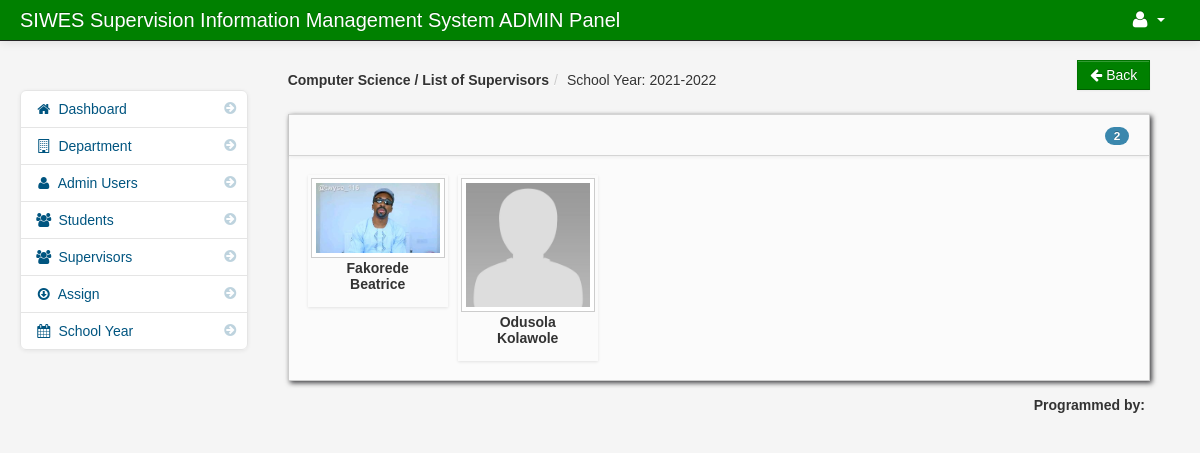
The app's page /admin/index.php?q=Departmental_Supervisor&id=10 (signed in) with its own data.
### tables this page shows
CREATE TABLE `department` (
  `department_id` int(11) NOT NULL,
  `department_name` varchar(100) NOT NULL,
  `hod` varchar(100) NOT NULL
);

CREATE TABLE `school_year` (
  `school_year_id` int(11) NOT NULL,
  `school_year` varchar(100) NOT NULL,
  `active_status` int(11) NOT NULL
);

CREATE TABLE `supervisor` (
  `supervisor_id` int(11) NOT NULL,
  `title` varchar(25) NOT NULL,
  `username` varchar(100) NOT NULL,
  `password` varchar(200) NOT NULL,
  `firstname` varchar(100) NOT NULL,
  `lastname` varchar(100) NOT NULL,
  `department_id` int(11) NOT NULL,
  `location` varchar(200) NOT NULL,
  `about` varchar(500) NOT NULL,
  `supervisor_status` varchar(20) NOT NULL,
  `supervisor_stat` varchar(100) NOT NULL
);

### admin/index.php (called while the page is built, shortened)
<?php
require_once("template.php");
?>

### admin/departmental_supervisor.php (the view, shortened to what this page needs)
<?php include('session.php'); ?>
<?php $get_id = $_GET['id']; ?>
    <body>
		<?php include('navbar.php'); ?>
        <div class="container-fluid">
            <div class="row-fluid">
				<?php include('sidebar.php'); ?>
				<div class="span9" id="content">
                     <div class="row-fluid">
                     	<div class="pull-right">
							<a href="index.php?q=Assign" class="btn btn-info"><i class="icon-arrow-left"></i> Back</a>
						</div>
					     <?php
					     $query = mysqli_query($con,"select * from department
					where department_id = '$get_id'
					")or die(mysqli_error($con));
					$row = mysqli_fetch_array($query);
					?>
					     <ul class="breadcrumb">
					     	<?php
						$school_year_query = mysqli_query($con,"select * from school_year order by school_year DESC")or die(mysqli_error($con));
						$school_year_query_row = mysqli_fetch_array($school_year_query);
						?>
							<li><b><a href="#"><?php echo $row['department_name']; ?></a> <span class="divider">/</span></b></li>
							<li><a href="#"><b>List of Supervisors</b></a><span class="divider">/</span></li>
							<li><a href="#">School Year: <?php echo $school_year_query_row['school_year']; ?> </a> </li>
						</ul>
                        <div class="block">
                            <div class="navbar navbar-inner block-header">
                                <div id="" class="muted pull-right">
                                	<?php $query = mysqli_query($con,"SELECT *
														FROM supervisor where department_id = '$get_id'
														")or die(mysqli_error($con));
														$count = mysqli_num_rows($query);
									?>
												<span class="badge badge-info"><?php echo $count; ?></span>
								</div>
                            </div>
                            <div class="block-content collapse in">
                                <div class="span12">
  										<ul	 id="da-thumbs" class="da-thumbs">
													<?php
														$my_supervisor = mysqli_query($con,"SELECT *
														FROM supervisor where department_id = '$get_id' order by lastname ")or die(mysqli_error($con));
														while($row = mysqli_fetch_array($my_supervisor)){
														$id = $row['supervisor_id'];
														$dept_id = $row['department_id'];
														?>
											<li>
												<a href="index.php?q=Assigned_Student&<?php echo 'id='.$id; ?>&<?php echo 'ref='.$dept_id; ?>">
														<img src ="../admin/<?php echo $row['location'] ?>" width="124" height="140" class="img-polaroid">
												</a>
												<p class="class"><?php echo $row['lastname'];?></p>
												<p class="subject"><?php echo $row['firstname']; ?></p>
											</li>
									<?php } ?>
									</ul>
                                </div>
                            </div>
                        </div>
                </div>
            </div>
		<?php include('footer.php'); ?>
        </div>
		<?php include('script.php'); ?>
    </body>

### admin/template.php (shortened to what this page needs)
<!DOCTYPE html>
<html class="no-js">
    <head>
			<link href="bootstrap/css/bootstrap.min.css" rel="stylesheet" media="screen">
			<link href="bootstrap/css/bootstrap-responsive.min.css" rel="stylesheet" media="screen">
			<link href="bootstrap/css/font-awesome.css" rel="stylesheet" media="screen">
			<link href="bootstrap/css/my_style.css" rel="stylesheet" media="screen">
			<link href="vendors/easypiechart/jquery.easy-pie-chart.css" rel="stylesheet" media="screen">
			<link href="assets/styles.css" rel="stylesheet" media="screen">
		<link href="vendors/fullcalendar/fullcalendar.css" rel="stylesheet" media="screen">
		<link href="assets/DT_bootstrap.css" rel="stylesheet" media="screen">
		<link href="vendors/jGrowl/jquery.jgrowl.css" rel="stylesheet" media="screen">
		<link rel="stylesheet" type="text/css" href="vendors/bootstrap-wysihtml5/src/bootstrap-wysihtml5.css"></link>
    </head>
<?php
       require_once $content;
        ?>
</html>

### admin/navbar.php (shortened to what this page needs)
<div class="navbar navbar-fixed-top navbar-inverse">
          <div class="navbar-inner">
              <div class="container-fluid">
                  <span class="brand" href="#">SIWES Supervision Information Management System ADMIN Panel</span>
                  <div class="nav-collapse collapse">
                      <ul class="nav pull-right">
				<?php $query= mysqli_query($con,"select * from users where user_id = '$session_id'")or die(mysqli_error($con));
						$row = mysqli_fetch_array($query);
				?>
                          <li class="dropdown">
                              <a href="#" role="button" class="dropdown-toggle" data-toggle="dropdown"> <i class="icon-user icon-large"></i><?php echo $row['firstname']." ".$row['lastname'];  ?> <i class="caret"></i>
                              </a>
                          </li>
                      </ul>
                  </div>
              </div>
          </div>
      </div>

### admin/sidebar.php
<div class="span3" id="sidebar">
               <ul class="nav nav-list bs-docs-sidenav nav-collapse collapse">
                   <li class="<?php  if(isset($_GET['q'])) { if($_GET['q']=='Dashboard'){ echo 'active'; }else{ echo ''; }}  ?>"> <a href="index.php?q=Dashboard"><i class="icon-chevron-right"></i><i class="icon-home"></i>&nbsp;Dashboard</a> </li>
	<li class="<?php  if(isset($_GET['q'])) { if($_GET['q']=='Department'){ echo 'active'; }else{ echo ''; }}  ?>">
                       <a href="index.php?q=Department"><i class="icon-chevron-right"></i><i class="icon-building"></i> Department</a>
                   </li>
	<li class="<?php  if(isset($_GET['q'])) { if($_GET['q']=='Admin'){ echo 'active'; }else{ echo ''; }}  ?>">
                       <a href="index.php?q=Admin"><i class="icon-chevron-right"></i><i class="icon-user"></i> Admin Users</a>
                   </li>
	<li class="<?php  if(isset($_GET['q'])) { if($_GET['q']=='Student'){ echo 'active'; }else{ echo ''; }}  ?>">
                       <a href="index.php?q=Student"><i class="icon-chevron-right"></i><i class="icon-group"></i> Students</a>
                   </li>
	<li class="<?php  if(isset($_GET['q'])) { if($_GET['q']=='Supervisor'){ echo 'active'; }else{ echo ''; }}  ?>">
                       <a href="index.php?q=Supervisor"><i class="icon-chevron-right"></i><i class="icon-group"></i> Supervisors</a>
                   </li>
	<li class="<?php  if(isset($_GET['q'])) { if($_GET['q']=='Assign'){ echo 'active'; }else{ echo ''; }}  ?>">
                       <a href="index.php?q=Assign"><i class="icon-chevron-right"></i><i class="icon-download"></i> Assign</a>
                   </li>
	<li class="<?php  if(isset($_GET['q'])) { if($_GET['q']=='School'){ echo 'active'; }else{ echo ''; }}  ?>">
                       <a href="index.php?q=School"><i class="icon-chevron-right"></i><i class="icon-calendar"></i> School Year</a>
                   </li>
               </ul>
           </div>

### admin/footer.php (shortened to what this page needs)
<div class="pull-right">
		<footer>
           <p>Programmed by: </p>
</div>

### admin/script.php (shortened to what this page needs)
        <link href="vendors/datepicker.css" rel="stylesheet" media="screen">
      <link href="vendors/uniform.default.css" rel="stylesheet" media="screen">
      <link href="vendors/chosen.min.css" rel="stylesheet" media="screen">
<link rel="stylesheet" type="text/css" href="assets//style.css" />
<link href="vendors/datepicker.css" rel="stylesheet" media="screen">

### admin/assets/styles.css (style rules this page uses)
body { padding-top: 60px; padding-bottom: 40px; background-color: #f5f5f5; }
#content { margin-left:0px; }
.breadcrumb { margin: 0 0 0px; padding: 10px 0px; background-color: transparent; }
.block { background: url("../images/pixel-60fff.png") repeat scroll 0 0 rgba(0, 0, 0, 0) !important; border: 1px solid #ccc; background: white; margin: 1em 0em; border-top: none; -webkit-box-shadow: 2px 2px 5px rgba(0, 0, 6, 0.75); -moz-box-shadow: 2px 2px 5px rgba(0, 0, 6, 0.75); box-shadow: 2px 2px 5px rgba(0, 0, 6, 0.75); }
.block-content { margin: 1em; min-height: .25em; }
.block-header { margin-bottom: 0px; border-right: none; border-left: none; -webkit-border-radius: 0px; -moz-border-radius: 0px; border-radius: 0px; }
.block-header div { padding-top: 10px; }
.bs-docs-sidenav { max-width: 228px; margin: 30px 0 0; padding: 0; background-color: #fff; -webkit-border-radius: 6px; -moz-border-radius: 6px; border-radius: 6px; -webkit-box-shadow: 0 1px 4px rgba(0,0,0,.065); -moz-box-shadow: 0 1px 4px rgba(0,0,0,.065); box-shadow: 0 1px 4px rgba(0,0,0,.065); }
.bs-docs-sidenav > li > a { display: block; width: 190px \9; margin: 0 0 -1px; padding: 8px 14px; border: 1px solid #e5e5e5; }
.bs-docs-sidenav > li:first-child > a { -webkit-border-radius: 6px 6px 0 0; -moz-border-radius: 6px 6px 0 0; border-radius: 6px 6px 0 0; }
.bs-docs-sidenav > li:last-child > a { -webkit-border-radius: 0 0 6px 6px; -moz-border-radius: 0 0 6px 6px; border-radius: 0 0 6px 6px; }
.bs-docs-sidenav .icon-chevron-right { float: right; margin-top: 2px; margin-right: -6px; opacity: .25; }

### admin/assets/style.css (style rules this page uses)
.da-thumbs { float: left; list-style: none outside none; margin: 0; padding: 0; position: relative; }
.da-thumbs li { float: left; margin: 5px; padding: 3px; position: relative; box-shadow: 0 1px 3px rgba(0,0,0,0.1); }
.da-thumbs li a, .da-thumbs li a img { display: block; position: relative; }
.da-thumbs li a { overflow: hidden; }
.class { font-family: helvetica !important; font-weight: bold; text-align: center; }
.subject { font-family: helvetica !important; font-weight: bold; text-align: center; margin-top: -14px; }

### records on screen
department: department_name "Computer Science"
school_year: school_year "2021-2022"
supervisor: location (picture), lastname "Fakorede", firstname "Beatrice"
supervisor: location (placeholder picture), lastname "Odusola", firstname "Kolawole"

### other values on screen
$count "2"
